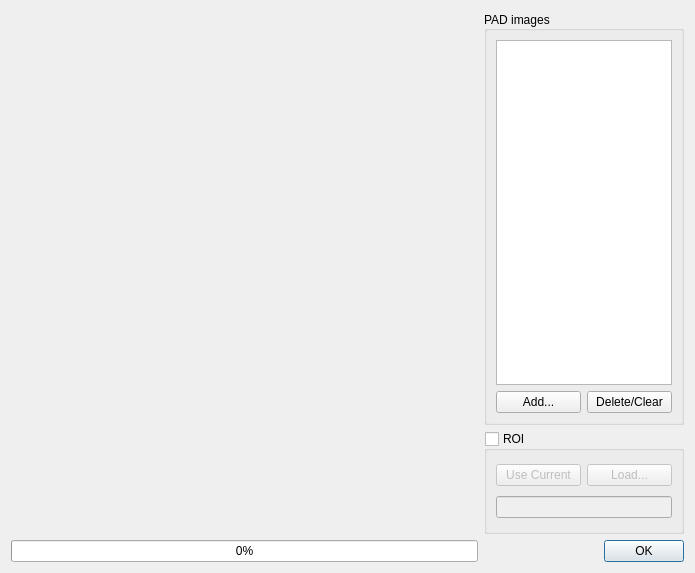
<?xml version="1.0" encoding="UTF-8"?>
<ui version="4.0">
 <class>CountsVsImagesDlg</class>
 <widget class="QDialog" name="CountsVsImagesDlg">
  <property name="geometry">
   <rect>
    <x>0</x>
    <y>0</y>
    <width>695</width>
    <height>573</height>
   </rect>
  </property>
  <property name="windowTitle">
   <string>Counts Vs Images</string>
  </property>
  <property name="sizeGripEnabled">
   <bool>false</bool>
  </property>
  <layout class="QGridLayout" name="gridLayout_2">
   <item row="0" column="0" rowspan="2">
    <widget class="QwtPlot" name="plot">
     <property name="sizePolicy">
      <sizepolicy hsizetype="Preferred" vsizetype="Preferred">
       <horstretch>1</horstretch>
       <verstretch>1</verstretch>
      </sizepolicy>
     </property>
     <property name="sizeIncrement">
      <size>
       <width>0</width>
       <height>0</height>
      </size>
     </property>
    </widget>
   </item>
   <item row="0" column="1">
    <widget class="QGroupBox" name="groupBox">
     <property name="sizePolicy">
      <sizepolicy hsizetype="Fixed" vsizetype="Expanding">
       <horstretch>0</horstretch>
       <verstretch>4</verstretch>
      </sizepolicy>
     </property>
     <property name="maximumSize">
      <size>
       <width>200</width>
       <height>16777215</height>
      </size>
     </property>
     <property name="title">
      <string>PAD images</string>
     </property>
     <property name="alignment">
      <set>Qt::AlignLeading|Qt::AlignLeft|Qt::AlignVCenter</set>
     </property>
     <layout class="QGridLayout" name="gridLayout">
      <property name="sizeConstraint">
       <enum>QLayout::SetDefaultConstraint</enum>
      </property>
      <item row="0" column="0" colspan="2">
       <widget class="QListWidget" name="listPads">
        <property name="sizePolicy">
         <sizepolicy hsizetype="Preferred" vsizetype="Preferred">
          <horstretch>0</horstretch>
          <verstretch>0</verstretch>
         </sizepolicy>
        </property>
        <property name="maximumSize">
         <size>
          <width>16777215</width>
          <height>16777215</height>
         </size>
        </property>
       </widget>
      </item>
      <item row="1" column="0">
       <widget class="QPushButton" name="btnAdd">
        <property name="sizePolicy">
         <sizepolicy hsizetype="Preferred" vsizetype="Fixed">
          <horstretch>0</horstretch>
          <verstretch>0</verstretch>
         </sizepolicy>
        </property>
        <property name="text">
         <string>Add...</string>
        </property>
       </widget>
      </item>
      <item row="1" column="1">
       <widget class="QPushButton" name="btnDelete">
        <property name="sizePolicy">
         <sizepolicy hsizetype="Preferred" vsizetype="Fixed">
          <horstretch>0</horstretch>
          <verstretch>0</verstretch>
         </sizepolicy>
        </property>
        <property name="text">
         <string>Delete/Clear</string>
        </property>
       </widget>
      </item>
     </layout>
    </widget>
   </item>
   <item row="2" column="1">
    <widget class="QDialogButtonBox" name="buttonBox">
     <property name="orientation">
      <enum>Qt::Horizontal</enum>
     </property>
     <property name="standardButtons">
      <set>QDialogButtonBox::Ok</set>
     </property>
    </widget>
   </item>
   <item row="1" column="1">
    <widget class="QGroupBox" name="groupRoi">
     <property name="sizePolicy">
      <sizepolicy hsizetype="Preferred" vsizetype="Minimum">
       <horstretch>0</horstretch>
       <verstretch>0</verstretch>
      </sizepolicy>
     </property>
     <property name="maximumSize">
      <size>
       <width>16777215</width>
       <height>16777215</height>
      </size>
     </property>
     <property name="title">
      <string>ROI</string>
     </property>
     <property name="checkable">
      <bool>true</bool>
     </property>
     <property name="checked">
      <bool>false</bool>
     </property>
     <layout class="QGridLayout" name="gridLayout_3">
      <item row="0" column="0">
       <widget class="QPushButton" name="btnRoiCurrent">
        <property name="text">
         <string>Use Current</string>
        </property>
        <property name="checkable">
         <bool>true</bool>
        </property>
        <property name="checked">
         <bool>false</bool>
        </property>
       </widget>
      </item>
      <item row="0" column="1">
       <widget class="QPushButton" name="btnRoiLoad">
        <property name="text">
         <string>Load...</string>
        </property>
       </widget>
      </item>
      <item row="1" column="0" colspan="2">
       <widget class="QLineEdit" name="editRoi"/>
      </item>
     </layout>
    </widget>
   </item>
   <item row="2" column="0">
    <widget class="QProgressBar" name="progressBar">
     <property name="value">
      <number>0</number>
     </property>
    </widget>
   </item>
  </layout>
 </widget>
 <customwidgets>
  <customwidget>
   <class>QwtPlot</class>
   <extends>QFrame</extends>
   <header>qwt_plot.h</header>
   <container>1</container>
  </customwidget>
 </customwidgets>
 <resources/>
 <connections>
  <connection>
   <sender>buttonBox</sender>
   <signal>accepted()</signal>
   <receiver>CountsVsImagesDlg</receiver>
   <slot>accept()</slot>
   <hints>
    <hint type="sourcelabel">
     <x>248</x>
     <y>254</y>
    </hint>
    <hint type="destinationlabel">
     <x>157</x>
     <y>274</y>
    </hint>
   </hints>
  </connection>
  <connection>
   <sender>buttonBox</sender>
   <signal>rejected()</signal>
   <receiver>CountsVsImagesDlg</receiver>
   <slot>reject()</slot>
   <hints>
    <hint type="sourcelabel">
     <x>316</x>
     <y>260</y>
    </hint>
    <hint type="destinationlabel">
     <x>286</x>
     <y>274</y>
    </hint>
   </hints>
  </connection>
 </connections>
</ui>
